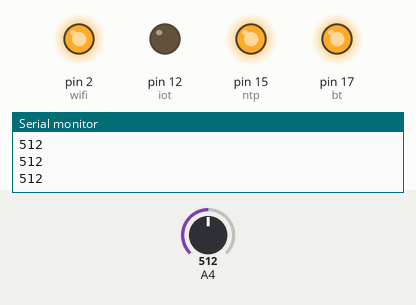
This sketch was run on a simulated Arduino Mega 2560, built with avr-gcc and run on an emulated ATmega2560. Shown: output pins drawn as LEDs (lit = HIGH), the last lines printed to the serial monitor. The test bench sets the inputs (shaded band); at power-on: A4 = 512.

Above: at 1.2 s.
1.3 s: A4 set to 683
2.8 s: A4 set to 711
At 3.6 s:
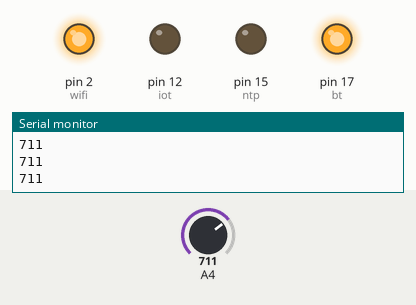
4.3 s: A4 set to 785
5.8 s: A4 set to 807
At 7.0 s:
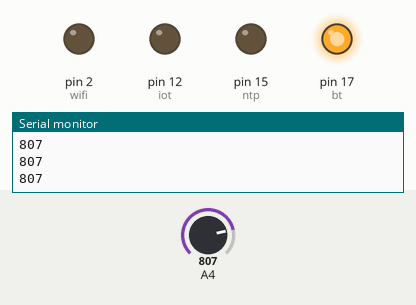
7.3 s: A4 set to 893
8.8 s: A4 set to 918
At 9.3 s:
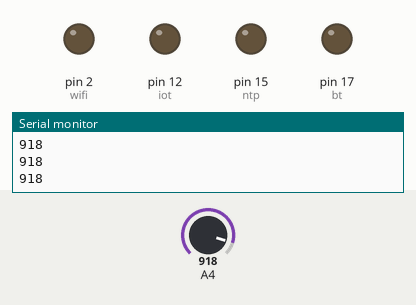
Timing chart, 0 to 11.3 s (numbered marks = the images above; inputs shaded):
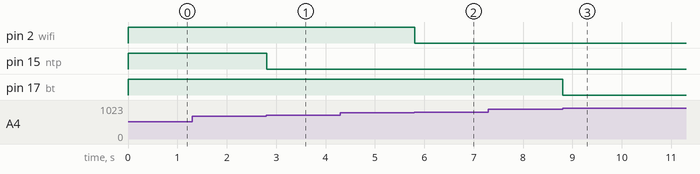

Measured:
- the behaviour switches between 699 and 700 on A4 (found by bisection; images 0 and 1)
- the behaviour switches between 799 and 800 on A4 (found by bisection; images 1 and 2)
- the behaviour switches between 899 and 900 on A4 (found by bisection; images 2 and 3)
- after the input at 2.8 s, pin 15 (ntp): HIGH → LOW at once
- after the input at 5.8 s, pin 2 (wifi): HIGH → LOW at once
- after the input at 8.8 s, pin 17 (bt): HIGH → LOW at once

The sketch:

Analog_map.ino
```cpp
int bt =  17;
int wifi = 2;
int ntp = 15;
int iot = 12;
int LDR = 36;

void setup() {
  Serial.begin(9600);
  pinMode(bt,OUTPUT);
  pinMode(wifi,OUTPUT);
  pinMode(ntp,OUTPUT);
  pinMode(iot,OUTPUT);
  pinMode(LDR,INPUT_PULLUP);
  digitalWrite(iot,HIGH);
  digitalWrite(ntp,HIGH);
  digitalWrite(wifi,HIGH);
  digitalWrite(bt,HIGH);
}

void loop() {
  Serial.println(analogRead(LDR));

  int val = map(analogRead(LDR),600,900,1,4);
  if(val == 1){
    digitalWrite(iot,LOW);
    digitalWrite(ntp,HIGH);
    digitalWrite(wifi,HIGH);
    digitalWrite(bt,HIGH);
  }else if (val == 2){
    digitalWrite(iot,LOW);
    digitalWrite(ntp,LOW);
    digitalWrite(wifi,HIGH);
    digitalWrite(bt,HIGH);
  }else if (val == 3){
    digitalWrite(iot,LOW);
    digitalWrite(ntp,LOW);
    digitalWrite(wifi,LOW);
    digitalWrite(bt,HIGH);
  }else if (val == 4){
    digitalWrite(iot,LOW);
    digitalWrite(ntp,LOW);
    digitalWrite(wifi,LOW);
    digitalWrite(bt,LOW);
  }else{
    digitalWrite(iot,HIGH);
    digitalWrite(ntp,HIGH);
    digitalWrite(wifi,HIGH);
    digitalWrite(bt,HIGH);
  }

  delay(10);

}
```
